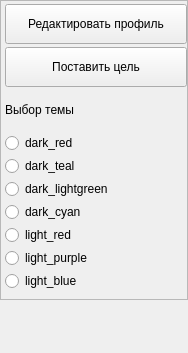
               <widget class="QWidget" name="page">
                <property name="geometry">
                 <rect>
                  <x>0</x>
                  <y>0</y>
                  <width>188</width>
                  <height>353</height>
                 </rect>
                </property>
                <attribute name="icon">
                 <iconset resource="icons.qrc">
                  <normaloff>:/icons/icons/chevron-down.svg</normaloff>:/icons/icons/chevron-down.svg</iconset>
                </attribute>
                <attribute name="label">
                 <string>Мой профиль</string>
                </attribute>
                <layout class="QVBoxLayout" name="verticalLayout_9">
                 <property name="spacing">
                  <number>0</number>
                 </property>
                 <property name="leftMargin">
                  <number>0</number>
                 </property>
                 <property name="topMargin">
                  <number>0</number>
                 </property>
                 <property name="rightMargin">
                  <number>0</number>
                 </property>
                 <property name="bottomMargin">
                  <number>0</number>
                 </property>
                 <item alignment="Qt::AlignTop">
                  <widget class="QFrame" name="theme_and_goal">
                   <property name="minimumSize">
                    <size>
                     <width>0</width>
                     <height>300</height>
                    </size>
                   </property>
                   <property name="maximumSize">
                    <size>
                     <width>16777215</width>
                     <height>300</height>
                    </size>
                   </property>
                   <property name="frameShape">
                    <enum>QFrame::StyledPanel</enum>
                   </property>
                   <property name="frameShadow">
                    <enum>QFrame::Raised</enum>
                   </property>
                   <layout class="QVBoxLayout" name="verticalLayout_12">
                    <property name="spacing">
                     <number>0</number>
                    </property>
                    <property name="leftMargin">
                     <number>4</number>
                    </property>
                    <property name="topMargin">
                     <number>0</number>
                    </property>
                    <property name="rightMargin">
                     <number>0</number>
                    </property>
                    <property name="bottomMargin">
                     <number>0</number>
                    </property>
                    <item>
                     <widget class="QPushButton" name="reduct_profile">
                      <property name="sizePolicy">
                       <sizepolicy hsizetype="Minimum" vsizetype="Preferred">
                        <horstretch>0</horstretch>
                        <verstretch>0</verstretch>
                       </sizepolicy>
                      </property>
                      <property name="minimumSize">
                       <size>
                        <width>0</width>
                        <height>40</height>
                       </size>
                      </property>
                      <property name="maximumSize">
                       <size>
                        <width>16777215</width>
                        <height>40</height>
                       </size>
                      </property>
                      <property name="acceptDrops">
                       <bool>false</bool>
                      </property>
                      <property name="styleSheet">
                       <string notr="true"/>
                      </property>
                      <property name="text">
                       <string>Редактировать профиль</string>
                      </property>
                      <property name="checkable">
                       <bool>false</bool>
                      </property>
                      <property name="autoRepeat">
                       <bool>false</bool>
                      </property>
                     </widget>
                    </item>
                    <item>
                     <widget class="QPushButton" name="set_goal">
                      <property name="minimumSize">
                       <size>
                        <width>0</width>
                        <height>40</height>
                       </size>
                      </property>
                      <property name="maximumSize">
                       <size>
                        <width>16777215</width>
                        <height>40</height>
                       </size>
                      </property>
                      <property name="text">
                       <string>Поставить цель</string>
                      </property>
                     </widget>
                    </item>
                    <item>
                     <widget class="QLabel" name="choose_theme">
                      <property name="minimumSize">
                       <size>
                        <width>0</width>
                        <height>40</height>
                       </size>
                      </property>
                      <property name="maximumSize">
                       <size>
                        <width>16777215</width>
                        <height>40</height>
                       </size>
                      </property>
                      <property name="text">
                       <string>Выбор темы</string>
                      </property>
                     </widget>
                    </item>
                    <item>
                     <widget class="QRadioButton" name="dark_red">
                      <property name="text">
                       <string>dark_red</string>
                      </property>
                     </widget>
                    </item>
                    <item>
                     <widget class="QRadioButton" name="darc_teal">
                      <property name="text">
                       <string>dark_teal</string>
                      </property>
                     </widget>
                    </item>
                    <item>
                     <widget class="QRadioButton" name="dacr_lightgreen">
                      <property name="text">
                       <string>dark_lightgreen</string>
                      </property>
                     </widget>
                    </item>
                    <item>
                     <widget class="QRadioButton" name="darc_cyan">
                      <property name="text">
                       <string>dark_cyan</string>
                      </property>
                     </widget>
                    </item>
                    <item>
                     <widget class="QRadioButton" name="light_red">
                      <property name="text">
                       <string>light_red</string>
                      </property>
                     </widget>
                    </item>
                    <item>
                     <widget class="QRadioButton" name="light_purpure">
                      <property name="text">
                       <string>light_purple</string>
                      </property>
                     </widget>
                    </item>
                    <item>
                     <widget class="QRadioButton" name="light_blue">
                      <property name="text">
                       <string>light_blue</string>
                      </property>
                     </widget>
                    </item>
                   </layout>
                  </widget>
                 </item>
                </layout>
               </widget>
